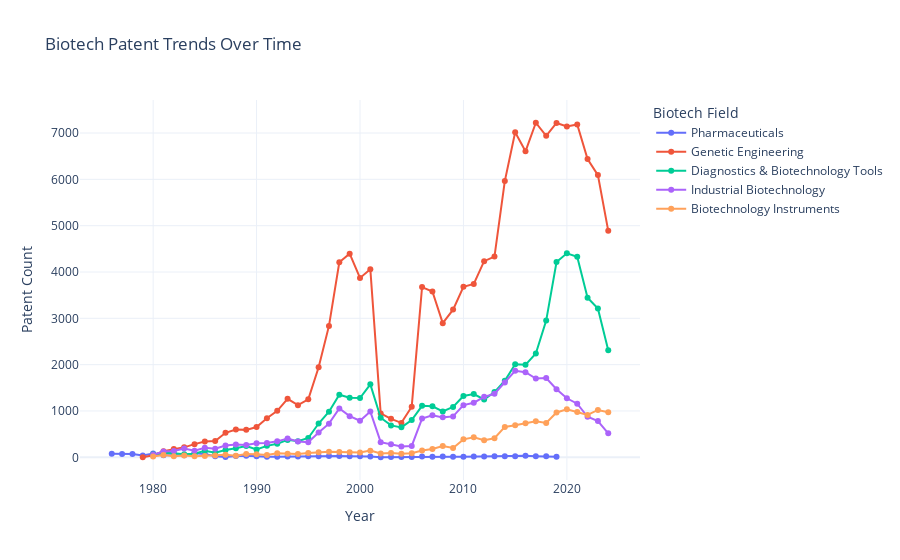

Write notebook code for a chart like this one.
### Code cell
fig = px.line(
    biotech_field_trends,
    x="year",
    y="patent_count",
    color="biotech_field",  # Different lines for each biotech field
    markers=True,
    title="Biotech Patent Trends Over Time",
    labels={"year": "Year", "patent_count": "Number of Patents", "biotech_field": "Biotech Field"},
)

fig.update_layout(xaxis_title="Year", yaxis_title="Patent Count", legend_title="Biotech Field", template="plotly_white")

fig.show()

### Figure 1 — Plotly figure (JSON) as saved in the notebook; plotly's stock layout.template omitted (floating-point values rounded to 4 significant figures)
{"data": [{"hovertemplate": "Biotech Field=Pharmaceuticals<br>Year=%{x}<br>Number of Patents=%{y}<extra></extra>", "legendgroup": "Pharmaceuticals", "line": {"color": "#636efa", "dash": "solid"}, "marker": {"symbol": "circle"}, "mode": "lines+markers", "name": "Pharmaceuticals", "orientation": "v", "showlegend": true, "type": "scatter", "x": [1976, 1977, 1978, 1979, 1980, 1981, 1982, 1983, 1984, 1985, 1986, 1987, 1988, 1989, 1990, 1991, 1992, 1993, 1994, 1995, 1996, 1997, 1998, 1999, 2000, 2001, 2002, 2003, 2004, 2005, 2006, 2007, 2008, 2009, 2010, 2011, 2012, 2013, 2014, 2015, 2016, 2017, 2018, 2019], "xaxis": "x", "y": [76, 73, 73, 38, 80, 43, 46, 46, 89, 69, 24, 9, 28, 35, 24, 10, 14, 18, 17, 22, 22, 29, 29, 24, 23, 18, 3, 6, 6, 8, 19, 13, 17, 12, 12, 17, 19, 21, 24, 22, 32, 24, 22, 11], "yaxis": "y"}, {"hovertemplate": "Biotech Field=Genetic Engineering<br>Year=%{x}<br>Number of Patents=%{y}<extra></extra>", "legendgroup": "Genetic Engineering", "line": {"color": "#EF553B", "dash": "solid"}, "marker": {"symbol": "circle"}, "mode": "lines+markers", "name": "Genetic Engineering", "orientation": "v", "showlegend": true, "type": "scatter", "x": [1979, 1980, 1981, 1982, 1983, 1984, 1985, 1986, 1987, 1988, 1989, 1990, 1991, 1992, 1993, 1994, 1995, 1996, 1997, 1998, 1999, 2000, 2001, 2002, 2003, 2004, 2005, 2006, 2007, 2008, 2009, 2010, 2011, 2012, 2013, 2014, 2015, 2016, 2017, 2018, 2019, 2020, 2021, 2022, 2023, 2024], "xaxis": "x", "y": [1, 45, 130, 178, 215, 284, 339, 351, 528, 601, 592, 654, 843, 1004, 1262, 1126, 1251, 1942, 2836, 4211, 4395, 3871, 4058, 948, 830, 743, 1093, 3674, 3579, 2896, 3188, 3681, 3742, 4234, 4332, 5963, 7017, 6606, 7222, 6940, 7217, 7143, 7184, 6439, 6092, 4888], "yaxis": "y"}, {"hovertemplate": "Biotech Field=Diagnostics & Biotechnology Tools<br>Year=%{x}<br>Number of Patents=%{y}<extra></extra>", "legendgroup": "Diagnostics & Biotechnology Tools", "line": {"color": "#00cc96", "dash": "solid"}, "marker": {"symbol": "circle"}, "mode": "lines+markers", "name": "Diagnostics & Biotechnology Tools", "orientation": "v", "showlegend": true, "type": "scatter", "x": [1980, 1981, 1982, 1983, 1984, 1985, 1986, 1987, 1988, 1989, 1990, 1991, 1992, 1993, 1994, 1995, 1996, 1997, 1998, 1999, 2000, 2001, 2002, 2003, 2004, 2005, 2006, 2007, 2008, 2009, 2010, 2011, 2012, 2013, 2014, 2015, 2016, 2017, 2018, 2019, 2020, 2021, 2022, 2023, 2024], "xaxis": "x", "y": [59, 98, 85, 66, 77, 140, 97, 156, 194, 244, 169, 247, 291, 376, 347, 417, 729, 985, 1352, 1286, 1279, 1575, 854, 689, 646, 804, 1111, 1102, 991, 1086, 1323, 1365, 1248, 1407, 1652, 2009, 1996, 2242, 2951, 4215, 4404, 4330, 3445, 3211, 2313], "yaxis": "y"}, {"hovertemplate": "Biotech Field=Industrial Biotechnology<br>Year=%{x}<br>Number of Patents=%{y}<extra></extra>", "legendgroup": "Industrial Biotechnology", "line": {"color": "#ab63fa", "dash": "solid"}, "marker": {"symbol": "circle"}, "mode": "lines+markers", "name": "Industrial Biotechnology", "orientation": "v", "showlegend": true, "type": "scatter", "x": [1980, 1981, 1982, 1983, 1984, 1985, 1986, 1987, 1988, 1989, 1990, 1991, 1992, 1993, 1994, 1995, 1996, 1997, 1998, 1999, 2000, 2001, 2002, 2003, 2004, 2005, 2006, 2007, 2008, 2009, 2010, 2011, 2012, 2013, 2014, 2015, 2016, 2017, 2018, 2019, 2020, 2021, 2022, 2023, 2024], "xaxis": "x", "y": [56, 126, 137, 191, 144, 207, 183, 256, 278, 267, 304, 308, 344, 404, 342, 324, 534, 726, 1053, 888, 789, 987, 326, 279, 231, 245, 835, 909, 862, 883, 1126, 1178, 1305, 1371, 1617, 1868, 1837, 1701, 1711, 1469, 1274, 1157, 875, 782, 517], "yaxis": "y"}, {"hovertemplate": "Biotech Field=Biotechnology Instruments<br>Year=%{x}<br>Number of Patents=%{y}<extra></extra>", "legendgroup": "Biotechnology Instruments", "line": {"color": "#FFA15A", "dash": "solid"}, "marker": {"symbol": "circle"}, "mode": "lines+markers", "name": "Biotechnology Instruments", "orientation": "v", "showlegend": true, "type": "scatter", "x": [1980, 1981, 1982, 1983, 1984, 1985, 1986, 1987, 1988, 1989, 1990, 1991, 1992, 1993, 1994, 1995, 1996, 1997, 1998, 1999, 2000, 2001, 2002, 2003, 2004, 2005, 2006, 2007, 2008, 2009, 2010, 2011, 2012, 2013, 2014, 2015, 2016, 2017, 2018, 2019, 2020, 2021, 2022, 2023, 2024], "xaxis": "x", "y": [18, 50, 24, 41, 22, 29, 40, 57, 36, 71, 66, 51, 89, 76, 73, 91, 107, 121, 114, 109, 106, 144, 83, 91, 74, 88, 145, 178, 244, 201, 387, 431, 370, 411, 656, 692, 736, 779, 743, 967, 1038, 980, 915, 1022, 972], "yaxis": "y"}], "layout": {"autosize": true, "legend": {"title": {"text": "Biotech Field"}, "tracegroupgap": 0}, "title": {"text": "Biotech Patent Trends Over Time"}, "xaxis": {"anchor": "y", "autorange": true, "domain": [0, 1], "range": [1973.0, 2027.0], "title": {"text": "Year"}, "type": "linear"}, "yaxis": {"anchor": "x", "autorange": true, "domain": [0, 1], "range": [-594.9, 7818.0], "title": {"text": "Patent Count"}, "type": "linear"}}}
